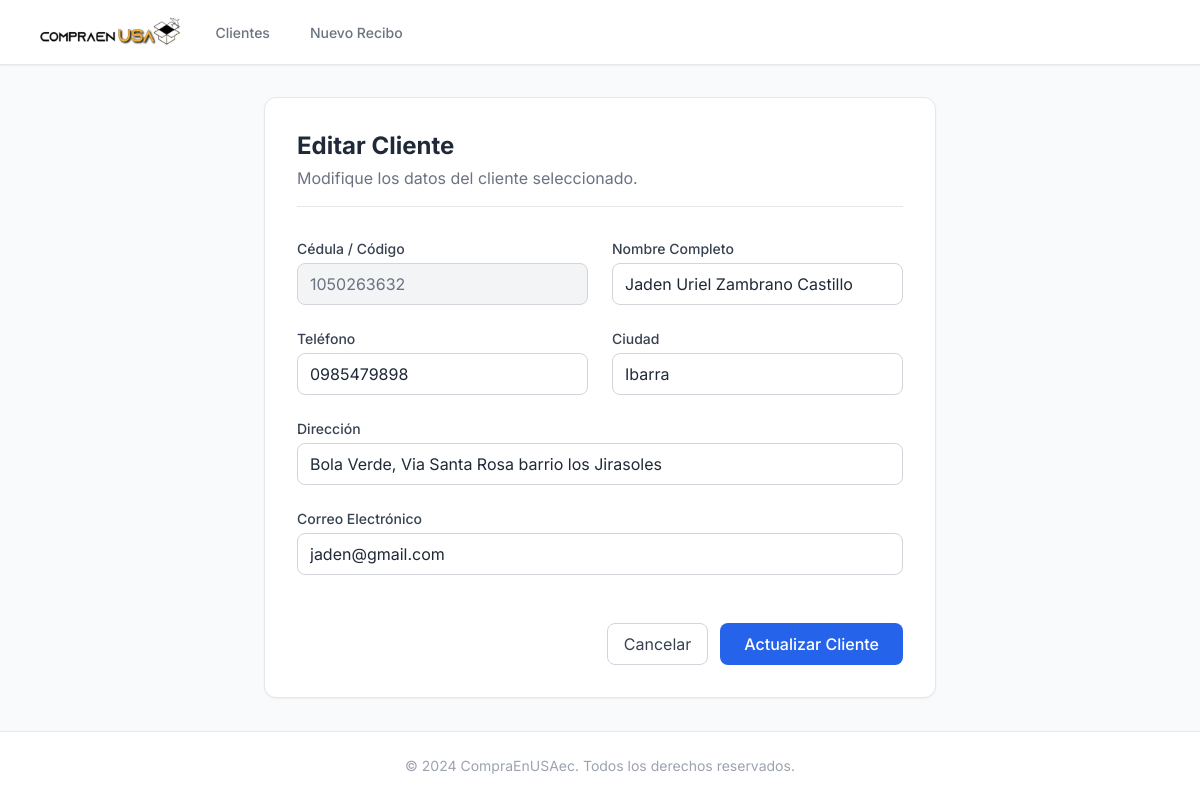
The app's page /edicionCliente/1050263632 with its own data.
### Aplicaciones/Lista/models.py (models this page shows, shortened)
class Clientes(models.Model):
    codigo=models.CharField(primary_key=True,max_length=15)
    Nombre_Apellido=models.CharField(max_length=50)
    Direccion=models.CharField(max_length=50)
    Ciudad=models.CharField(max_length=15)
    Telefono=models.CharField(max_length=15)
    email=models.EmailField()

### Aplicaciones/Lista/views.py (the view)
# urls.py: path("edicionCliente/<codigo>", views.edicionCliente, name="edicionCliente"),
def edicionCliente(request, codigo):
    cliente = get_object_or_404(Clientes, codigo=codigo)
    return render(request, "edicionCliente.html", {"cliente": cliente})

### Aplicaciones/Lista/templates/edicionCliente.html (shortened to what this page needs)
{% extends 'base.html' %}
{% block content %}
<div class="max-w-2xl mx-auto">
    <div class="bg-white rounded-xl shadow-sm border border-gray-200 p-8">
        <div class="mb-8 border-b pb-4">
            <h2 class="text-2xl font-bold text-gray-800">Editar Cliente</h2>
            <p class="text-gray-500 mt-1">Modifique los datos del cliente seleccionado.</p>
        </div>
        <form method="POST" action="{% url 'editarCliente' %}" class="space-y-6">
            <div class="grid grid-cols-1 md:grid-cols-2 gap-6">
                <div class="col-span-1">
                    <label class="block text-sm font-medium text-gray-700 mb-1">Cédula / Código</label>
                    <input type="text" value="{{cliente.codigo}}" disabled
                        class="w-full bg-gray-100 border border-gray-300 rounded-lg px-3 py-2 text-gray-500 cursor-not-allowed">
                </div>
                <div class="col-span-1">
                    <label class="block text-sm font-medium text-gray-700 mb-1">Nombre Completo</label>
                    <input type="text" name="txtNombreApellido" value="{{cliente.Nombre_Apellido}}"
                        class="w-full border border-gray-300 rounded-lg px-3 py-2 focus:ring-blue-500 focus:border-blue-500"
                        required>
                </div>
                <div class="col-span-1">
                    <label class="block text-sm font-medium text-gray-700 mb-1">Teléfono</label>
                    <input type="text" name="txtTelefono" value="{{cliente.Telefono}}"
                        class="w-full border border-gray-300 rounded-lg px-3 py-2 focus:ring-blue-500 focus:border-blue-500"
                        required>
                </div>
                <div class="col-span-1">
                    <label class="block text-sm font-medium text-gray-700 mb-1">Ciudad</label>
                    <input type="text" name="txtCiudad" value="{{cliente.Ciudad}}"
                        class="w-full border border-gray-300 rounded-lg px-3 py-2 focus:ring-blue-500 focus:border-blue-500"
                        required>
                </div>
                <div class="col-span-2">
                    <label class="block text-sm font-medium text-gray-700 mb-1">Dirección</label>
                    <input type="text" name="txtDireccion" value="{{cliente.Direccion}}"
                        class="w-full border border-gray-300 rounded-lg px-3 py-2 focus:ring-blue-500 focus:border-blue-500"
                        required>
                </div>
                <div class="col-span-2">
                    <label class="block text-sm font-medium text-gray-700 mb-1">Correo Electrónico</label>
                    <input type="email" name="txtEmail" value="{{cliente.email}}"
                        class="w-full border border-gray-300 rounded-lg px-3 py-2 focus:ring-blue-500 focus:border-blue-500"
                        required>
                </div>
            </div>
            <div class="flex justify-end gap-3 pt-6">
                <a href="{% url 'home' %}"
                    class="px-4 py-2 border border-gray-300 rounded-lg text-gray-700 hover:bg-gray-50 transition-colors">
                    Cancelar
                </a>
                <button type="submit"
                    class="px-6 py-2 bg-blue-600 text-white rounded-lg hover:bg-blue-700 transition-colors font-medium">
                    Actualizar Cliente
                </button>
            </div>
        </form>
    </div>
</div>
{% endblock %}

### Aplicaciones/Lista/templates/Base.html (style rules this page uses)
body { font-family: 'Inter', sans-serif; }

### records on screen
Clientes: codigo "1050263632", txtNombreApellido "Jaden Uriel Zambrano Castillo", txtTelefono "0985479898", txtCiudad "Ibarra", txtDireccion "Bola Verde, Via Santa Rosa barrio los Jirasoles", txtEmail "jaden@gmail.com"
